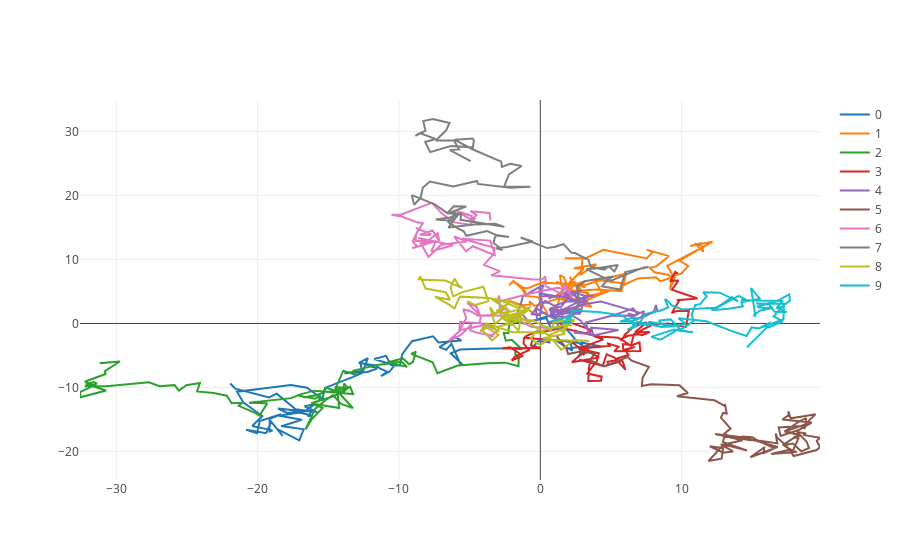

This figure's notebook cell:
### Code cell
plotter(xs, style='-', reduce_kwargs={'ndims': 2})
